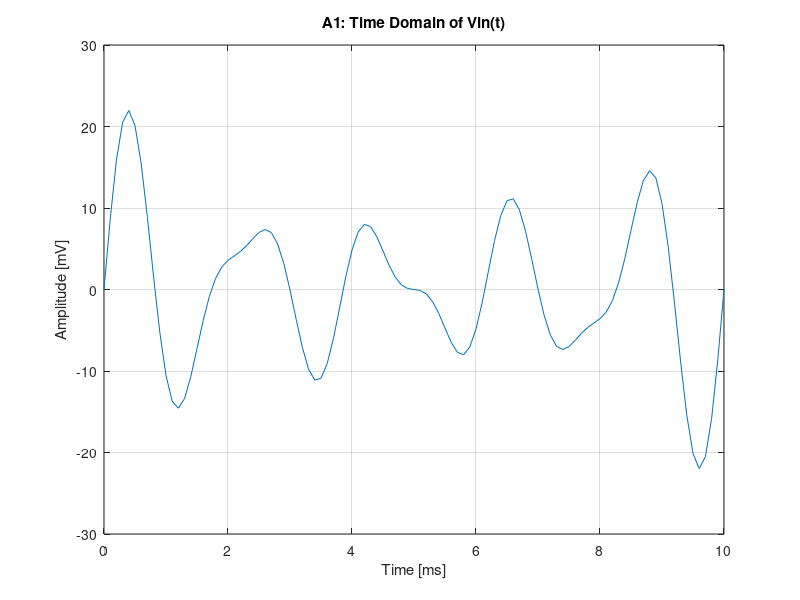
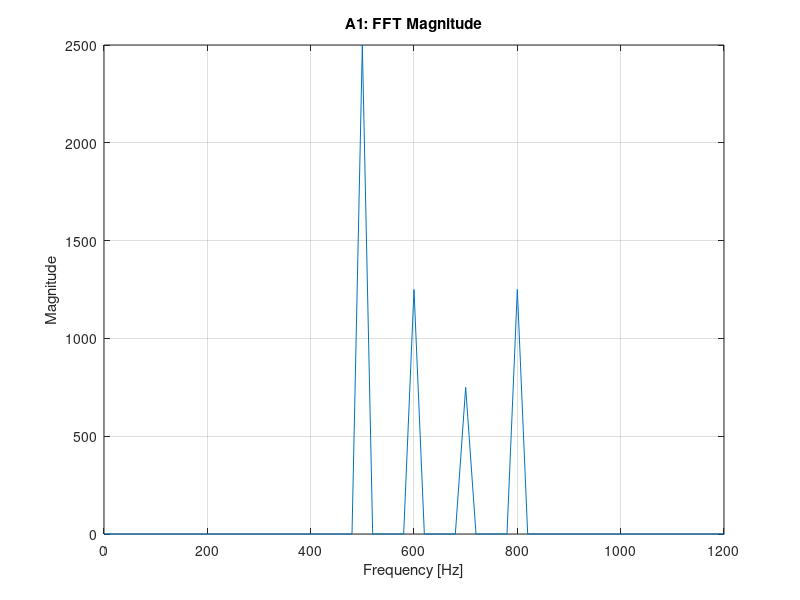

Here is the MATLAB script that generated these plots, in order:
% A1: Time domain and frequency components (FFT)

% Student: Rupashri Das
% Student ID: YOUR_ID

clear; close all; clc;

%% 1) Create time vector
Fs = 10000;
T  = 0.05;
t  = 0:1/Fs:T-1/Fs;

%% 2) Create the signal
Vin = 10*sin(2*pi*500*t) ...
    + 5*sin(2*pi*600*t) ...
    + 3*sin(2*pi*700*t) ...
    + 5*sin(2*pi*800*t);

%% 3) Plot time domain
t_ms = t * 1000;
index = (t_ms <= 10);

figure;
plot(t_ms(index), Vin(index));
grid on;
xlabel('Time [ms]');
ylabel('Amplitude [mV]');
title('A1: Time Domain of Vin(t)');

exportgraphics(gcf,'A1_time.png','Resolution',200);

%% 4) FFT
N = length(Vin);
X = fft(Vin);

f = (0:N-1)*(Fs/N);

halfN = floor(N/2);

f_half = f(1:halfN);
X_half = X(1:halfN);

mag = abs(X_half);

figure;
plot(f_half,mag);
grid on;
xlabel('Frequency [Hz]');
ylabel('Magnitude');
title('A1: FFT Magnitude');

xlim([0 1200]);

exportgraphics(gcf,'A1_spectrum.png','Resolution',200);
